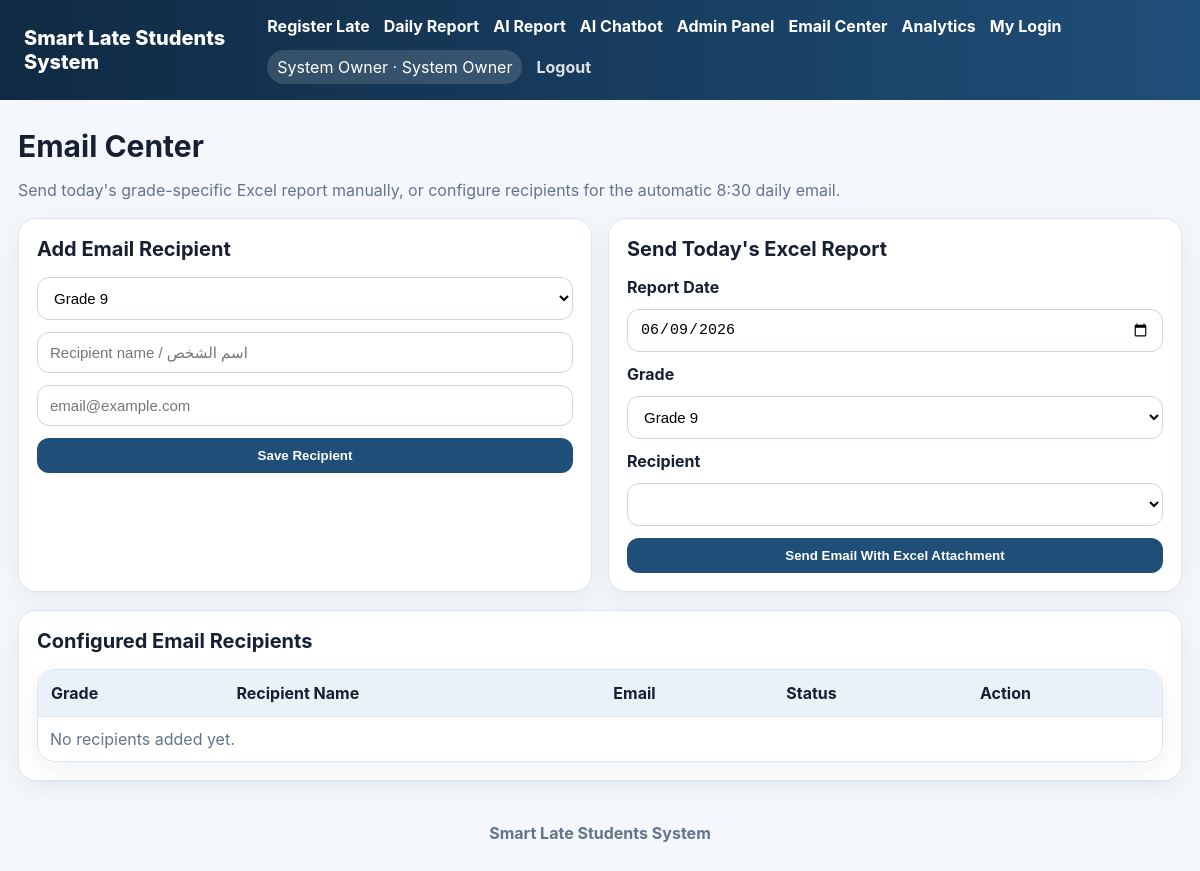
Page /admin/email (signed in) on the committed database.
### tables this page shows
CREATE TABLE system_settings (
            key TEXT PRIMARY KEY,
            value TEXT
        );

CREATE TABLE users (
            id INTEGER PRIMARY KEY AUTOINCREMENT,
            username TEXT NOT NULL UNIQUE,
            password_hash TEXT NOT NULL,
            full_name TEXT NOT NULL,
            role TEXT NOT NULL CHECK(role IN ('system_owner','admin','user')),
            active INTEGER NOT NULL DEFAULT 1,
            created_at TEXT NOT NULL
        );

### app.py (the view, shortened to what this page needs)
@app.route("/admin/email", methods=["GET", "POST"])
@login_required
@admin_required
def admin_email():
    today_iso = date.today().isoformat()
    with get_conn() as conn:
        grades = conn.execute("SELECT * FROM grades ORDER BY sort_order, name").fetchall()
        recipients = conn.execute("""
            SELECT er.*, g.name AS grade_name
            FROM email_recipients er JOIN grades g ON g.id=er.grade_id
            ORDER BY g.sort_order, er.person_name
        """).fetchall()
    return render_template("admin_email.html", grades=grades, recipients=recipients, today=today_iso)

### app.py (called while the page is built)
def get_conn():
    if USE_POSTGRES:
        return PostgresConnection(DATABASE_URL)
    conn = sqlite3.connect(DB_PATH)
    conn.row_factory = sqlite3.Row
    return conn

def get_setting(key, default=""):
    with get_conn() as conn:
        row = conn.execute("SELECT value FROM system_settings WHERE key=?", (key,)).fetchone()
    return row["value"] if row and row["value"] is not None else default

def get_footer_settings():
    return {
        "owner_name": get_setting("footer_owner_name", ""),
        "owner_section": get_setting("footer_owner_section", ""),
        "extra": get_setting("footer_extra", "Smart Late Students System"),
    }

def is_admin_like(user):
    return bool(user and user["role"] in ("admin", "system_owner"))

def current_user():
    uid = session.get("user_id")
    if not uid:
        return None
    with get_conn() as conn:
        return conn.execute("SELECT * FROM users WHERE id=? AND active=1", (uid,)).fetchone()

def login_required(fn):
    @wraps(fn)
    def wrapper(*args, **kwargs):
        if not current_user():
            return redirect(url_for("login"))
        return fn(*args, **kwargs)
    return wrapper

def admin_required(fn):
    @wraps(fn)
    def wrapper(*args, **kwargs):
        u = current_user()
        if not is_admin_like(u):
            flash("Admin access required.", "error")
            return redirect(url_for("dashboard"))
        return fn(*args, **kwargs)
    return wrapper

@app.context_processor
def inject_user():
    return {"app_title": APP_TITLE, "me": current_user(), "footer_settings": get_footer_settings(), "is_admin_like": is_admin_like, "is_system_owner": is_system_owner}

### templates/admin_email.html (shortened to what this page needs)
{% extends 'base.html' %}
{% block content %}
<h1>Email Center</h1>
<p class="muted">Send today's grade-specific Excel report manually, or configure recipients for the automatic 8:30 daily email.</p>
<div class="admin-grid">
  <section class="panel">
    <h2>Add Email Recipient</h2>
    <form method="post" action="{{ url_for('add_email_recipient') }}" class="form-grid loading-form">
      <select name="grade_id" required>
        {% for g in grades %}<option value="{{ g.id }}">{{ g.name }}</option>{% endfor %}
      </select>
      <input name="person_name" placeholder="Recipient name / اسم الشخص" required>
      <input name="email" type="email" placeholder="email@example.com" required>
      <button class="primary">Save Recipient</button>
    </form>
  </section>
  <section class="panel">
    <h2>Send Today's Excel Report</h2>
    <form method="post" action="{{ url_for('admin_email') }}" class="form-grid loading-form">
      <label>Report Date</label>
      <input name="report_date" type="date" value="{{ today }}" required>
      <label>Grade</label>
      <select name="grade_id" id="email-grade" required>
        {% for g in grades %}<option value="{{ g.id }}">{{ g.name }}</option>{% endfor %}
      </select>
      <label>Recipient</label>
      <select name="recipient_id" id="email-recipient" required>
      </select>
      <button class="primary">Send Email With Excel Attachment</button>
    </form>
  </section>
</div>
<section class="panel wide">
  <h2>Configured Email Recipients</h2>
  <table class="table">
    <thead><tr><th>Grade</th><th>Recipient Name</th><th>Email</th><th>Status</th><th>Action</th></tr></thead>
    <tbody>
      {% for r in recipients %}
      <tr>
        <td>{{ r.grade_name }}</td>
        <td>{{ r.person_name }}</td>
        <td>{{ r.email }}</td>
        <td>{{ 'Active' if r.active else 'Inactive' }}</td>
        <td>
          <form method="post" action="{{ url_for('toggle_email_recipient', recipient_id=r.id) }}" class="loading-form">
            <button class="danger">{{ 'Deactivate' if r.active else 'Activate' }}</button>
          </form>
        </td>
      </tr>
      {% else %}
      <tr><td colspan="5" class="muted">No recipients added yet.</td></tr>
      {% endfor %}
    </tbody>
  </table>
</section>
{% endblock %}

### templates/base.html (shortened to what this page needs)
<!doctype html>
<html lang="en" dir="ltr">
<head>
  <link rel="stylesheet" href="{{ url_for('static', filename='style.css') }}">
</head>
<body>
  <nav class="topbar">
    <div class="brand">{{ app_title }}</div>
    {% if me %}
    <div class="navlinks">
      <a href="{{ url_for('dashboard') }}">Register Late</a>
      <a href="{{ url_for('report') }}">Daily Report</a>
      <a href="{{ url_for('ai_report') }}">AI Report</a>
      <a href="{{ url_for('chatbot') }}">AI Chatbot</a>
      {% if is_admin_like(me) %}
        <a href="{{ url_for('admin_home') }}">Admin Panel</a>
        <a href="{{ url_for('admin_email') }}">Email Center</a>
        <a href="{{ url_for('admin_analytics') }}">Analytics</a>
      {% endif %}
      <a href="{{ url_for('account_settings') }}">My Login</a>
      <span class="userpill">{{ me.full_name }} · {{ me.role|replace('_',' ')|title }}</span>
      <a class="logout" href="{{ url_for('logout') }}">Logout</a>
    </div>
    {% endif %}
  </nav>
  <main class="container">
    {% block content %}{% endblock %}
  </main>
  <footer class="site-footer">
    <div>{{ footer_settings.extra or 'Smart Late Students System' }}</div>
  </footer>
</body>
</html>

### static/style.css (style rules this page uses)
:root { --bg:#f4f7fb;--card:#fff;--ink:#172033;--muted:#667085;--blue:#1f4e78;--green:#12805c;--red:#c0392b;--yellow:#fff2cc;--danger:#ffe4e1;--line:#dde5ef }
* { box-sizing:border-box }
body { margin:0;background:var(--bg);font-family:Inter,Arial,sans-serif;color:var(--ink) }
.topbar { background:linear-gradient(90deg,#102a43,#1f4e78);color:#fff;padding:16px 24px;display:flex;justify-content:space-between;align-items:center;gap:18px }
.brand { font-size:20px;font-weight:800 }
.navlinks { display:flex;gap:14px;align-items:center;flex-wrap:wrap }
.navlinks a { color:#fff;text-decoration:none;font-weight:700 }
.logout { opacity:.85 }
.userpill { background:rgba(255,255,255,.14);padding:7px 10px;border-radius:999px }
.container { max-width:1200px;margin:28px auto;padding:0 18px }
.login-card,.panel,.table { background:var(--card);border:1px solid var(--line);border-radius:18px;box-shadow:0 8px 24px rgba(16,42,67,.06) }
h1 { margin:0 0 6px;font-size:30px }
h2 { margin:0 0 16px;font-size:20px }
.muted { color:var(--muted) }
.form-grid { display:grid;gap:12px }
.form-grid label { font-weight:700 }
input,select { width:100%;padding:11px 12px;border:1px solid #cbd5e1;border-radius:12px;background:#fff;font-size:15px }
button,.button { border:0;border-radius:12px;padding:10px 14px;font-weight:800;cursor:pointer;text-decoration:none;display:inline-block }
.primary,.button { background:var(--blue);color:#fff }
.table { width:100%;border-collapse:separate;border-spacing:0;overflow:hidden }
.table th { background:#eaf1f8;text-align:left;padding:13px }
.table td { padding:12px;border-top:1px solid var(--line) }
.admin-grid { display:grid;grid-template-columns:repeat(2,minmax(280px,1fr));gap:16px;margin:18px 0 }
.panel { padding:18px }
.wide { margin-top:16px }
a, button, .primary, .danger { transition: all 0.18s ease-in-out; }
.panel, .card, .export-card { transition: all 0.2s ease-in-out; }
.muted { color: #64748b; }
.site-footer { max-width:1200px;margin:20px auto 30px;padding:14px 18px;text-align:center;color:#64748b;font-weight:700 }

### rows in the picture
system_settings: value "Smart Late Students System"
users: full_name "System Owner", role "System Owner"

### other values in the picture
form field grade_id "Grade 9"
